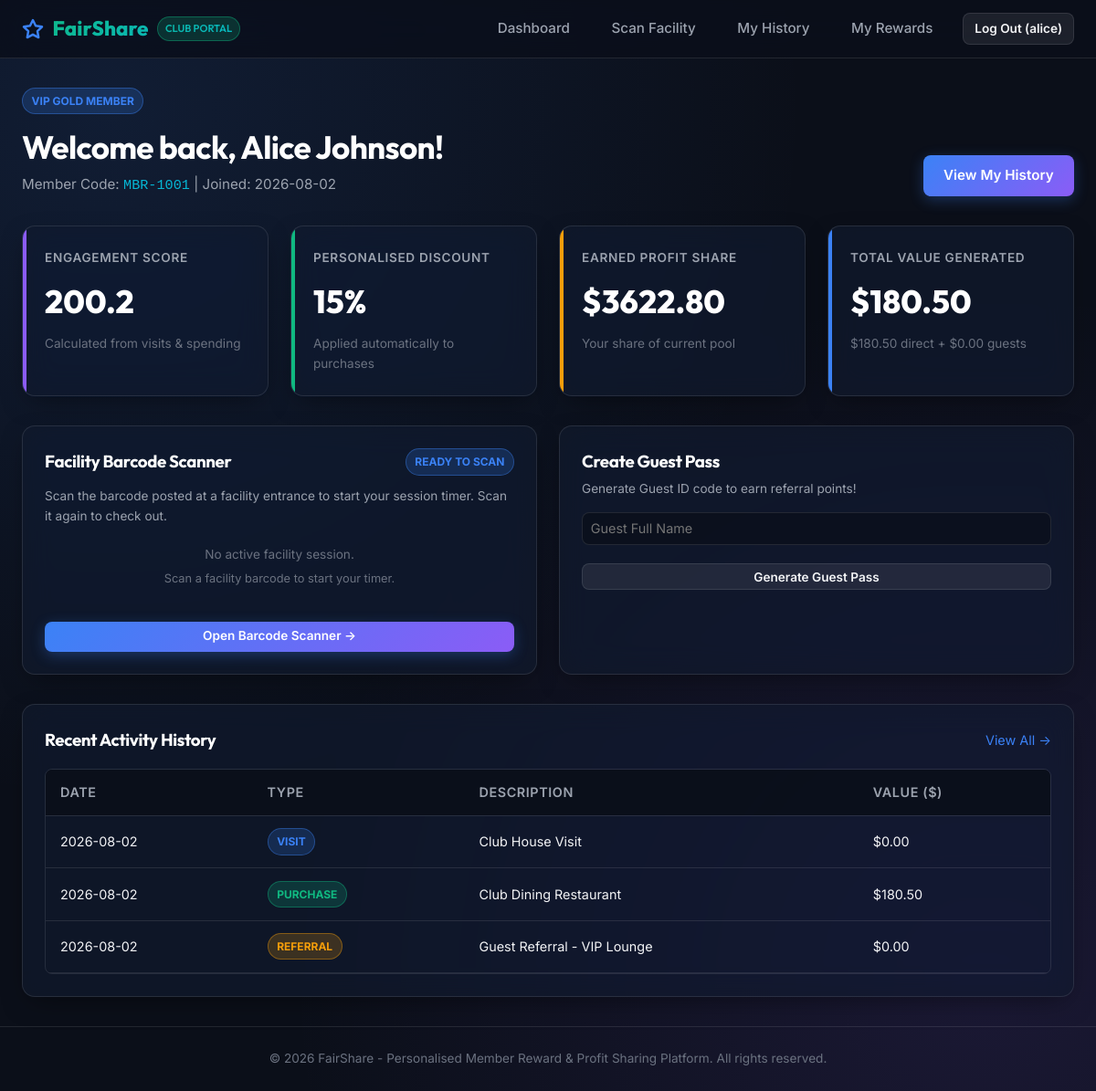
Before: /member/dashboard (signed in) with the older database file.
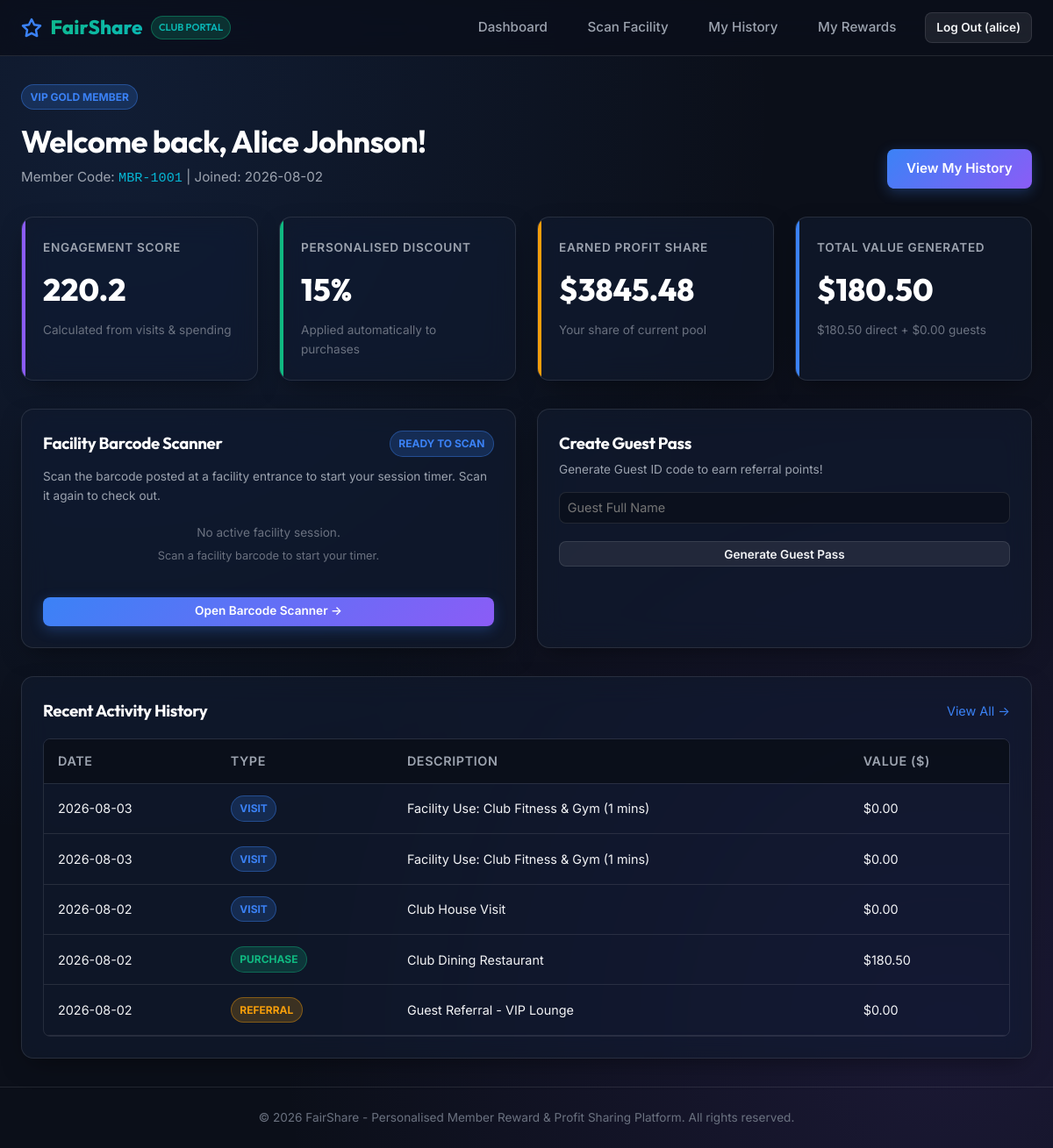
After: the same page with the newer database file.
### tables this page shows
CREATE TABLE rewards (
            id INTEGER PRIMARY KEY AUTOINCREMENT,
            member_id INTEGER NOT NULL,
            engagement_score REAL DEFAULT 0.0,
            discount_percentage REAL DEFAULT 0.0,
            earned_profit_share REAL DEFAULT 0.0,
            redemption_code TEXT UNIQUE NOT NULL,
            status TEXT DEFAULT 'active' CHECK(status IN ('active', 'redeemed')),
            created_at TIMESTAMP DEFAULT CURRENT_TIMESTAMP,
            FOREIGN KEY (member_id) REFERENCES members (id) ON DELETE CASCADE
        );

CREATE TABLE activities (
            id INTEGER PRIMARY KEY AUTOINCREMENT,
            member_id INTEGER NOT NULL,
            activity_type TEXT NOT NULL CHECK(activity_type IN ('visit', 'purchase', 'referral', 'facility')),
            service_name TEXT NOT NULL,
            transaction_value REAL DEFAULT 0.0,
            guest_count INTEGER DEFAULT 0,
            created_at TIMESTAMP DEFAULT CURRENT_TIMESTAMP,
            FOREIGN KEY (member_id) REFERENCES members (id) ON DELETE CASCADE
        );

### main.py (the view)
@app.route('/member/dashboard')
@login_required
def member_dashboard():
    conn = get_db()
    cursor = conn.cursor()
    cursor.execute("SELECT * FROM members WHERE user_id = ?", (session['user_id'],))
    member = cursor.fetchone()
    if not member:
        conn.close()
        flash('Member profile not found.', 'danger')
        return redirect(url_for('index'))
    rewards = EngagementEngine.update_member_rewards(member['id'])
    cursor.execute('''
        SELECT activity_type, service_name, transaction_value, guest_count, created_at
        FROM activities WHERE member_id = ? ORDER BY created_at DESC LIMIT 5
    ''', (member['id'],))
    recent_activities = cursor.fetchall()
    cursor.execute('''
        SELECT * FROM facility_checkins WHERE member_id = ? AND guest_id IS NULL AND status = 'active'
    ''', (member['id'],))
    active_checkin = cursor.fetchone()
    cursor.execute("SELECT * FROM guest_ids WHERE host_member_id = ? ORDER BY created_at DESC", (member['id'],))
    guests = cursor.fetchall()
    conn.close()
    return render_template('member/dashboard.html', member=member, rewards=rewards,
                           recent_activities=recent_activities, active_checkin=active_checkin, guests=guests)

### database.py (called while the page is built)
def get_db():
    db_path = Config.DATABASE
    os.makedirs(os.path.dirname(db_path), exist_ok=True)
    conn = sqlite3.connect(db_path)
    conn.row_factory = sqlite3.Row
    conn.execute("PRAGMA foreign_keys = ON;")
    return conn

### main.py (called while the page is built)
@app.after_request
def add_header(response):
    if app.debug:
        response.headers['Cache-Control'] = 'no-cache, no-store, must-revalidate'
    else:
        response.headers['Cache-Control'] = 'public, max-age=3600'
    return response

def login_required(f):
    @functools.wraps(f)
    def decorated_function(*args, **kwargs):
        if 'user_id' not in session:
            flash('Please log in to access this page.', 'warning')
            return redirect(url_for('login'))
        return f(*args, **kwargs)
    return decorated_function

### models.py (called while the page is built)
    @staticmethod
    def get_settings():
        conn = get_db()
        cursor = conn.cursor()
        cursor.execute("SELECT * FROM reward_settings ORDER BY id DESC LIMIT 1")
        settings = cursor.fetchone()
        conn.close()
        return settings

### templates/member/dashboard.html (shortened to what the changed rows need)
{% extends "base.html" %}
{% block content %}
<div style="display: flex; justify-content: space-between; align-items: flex-end; margin-bottom: 2rem;">
  <div>
    <h1 style="font-size: 2.2rem;">Welcome back, {{ member.full_name }}!</h1>
  </div>
</div>
<div class="grid grid-cols-4" style="margin-bottom: 2rem;">
  <div class="card stat-card purple">
    <span class="stat-label">Engagement Score</span>
    <span class="stat-value">{{ "%.1f"|format(rewards.engagement_score) }}</span>
    <span class="stat-desc">Calculated from visits & spending</span>
  </div>
  <div class="card stat-card emerald">
    <span class="stat-label">Personalised Discount</span>
    <span class="stat-value">{{ "%.0f"|format(rewards.discount_percentage) }}%</span>
    <span class="stat-desc">Applied automatically to purchases</span>
  </div>
  <div class="card stat-card amber">
    <span class="stat-label">Earned Profit Share</span>
    <span class="stat-value">${{ "%.2f"|format(rewards.earned_profit_share) }}</span>
    <span class="stat-desc">Your share of current pool</span>
  </div>
</div>
<div class="card">
  <div class="table-container">
    <table class="table">
      <thead>
        <tr>
          <th>Date</th>
          <th>Type</th>
          <th>Description</th>
          <th>Value ($)</th>
        </tr>
      </thead>
      <tbody>
        {% for act in recent_activities %}
          <tr>
            <td>{{ act.created_at[:10] }}</td>
            <td>
              {% if act.activity_type == 'visit' %}
                <span class="badge badge-blue">Visit</span>
              {% elif act.activity_type == 'purchase' %}
                <span class="badge badge-emerald">Purchase</span>
              {% elif act.activity_type == 'referral' %}
                <span class="badge badge-amber">Referral</span>
              {% else %}
                <span class="badge badge-purple">Facility</span>
              {% endif %}
            </td>
            <td>{{ act.service_name }}</td>
            <td>${{ "%.2f"|format(act.transaction_value) }}</td>
          </tr>
        {% else %}
          <tr>
            <td colspan="4" style="text-align: center; color: var(--text-muted);">No activity logged yet.</td>
          </tr>
        {% endfor %}
      </tbody>
    </table>
  </div>
</div>
{% endblock %}

Changed rows visible on the page:
changed rewards: engagement_score "200.2" → "220.2"; earned_profit_share "3622.80" → "3845.48"
added activities: created_at "2026-08-03", activity_type "VISIT", service_name "Facility Use: Club Fitness & Gym (1 mins)", transaction_value "0.00"
added activities: created_at "2026-08-03", activity_type "VISIT", service_name "Facility Use: Club Fitness & Gym (1 mins)", transaction_value "0.00"
